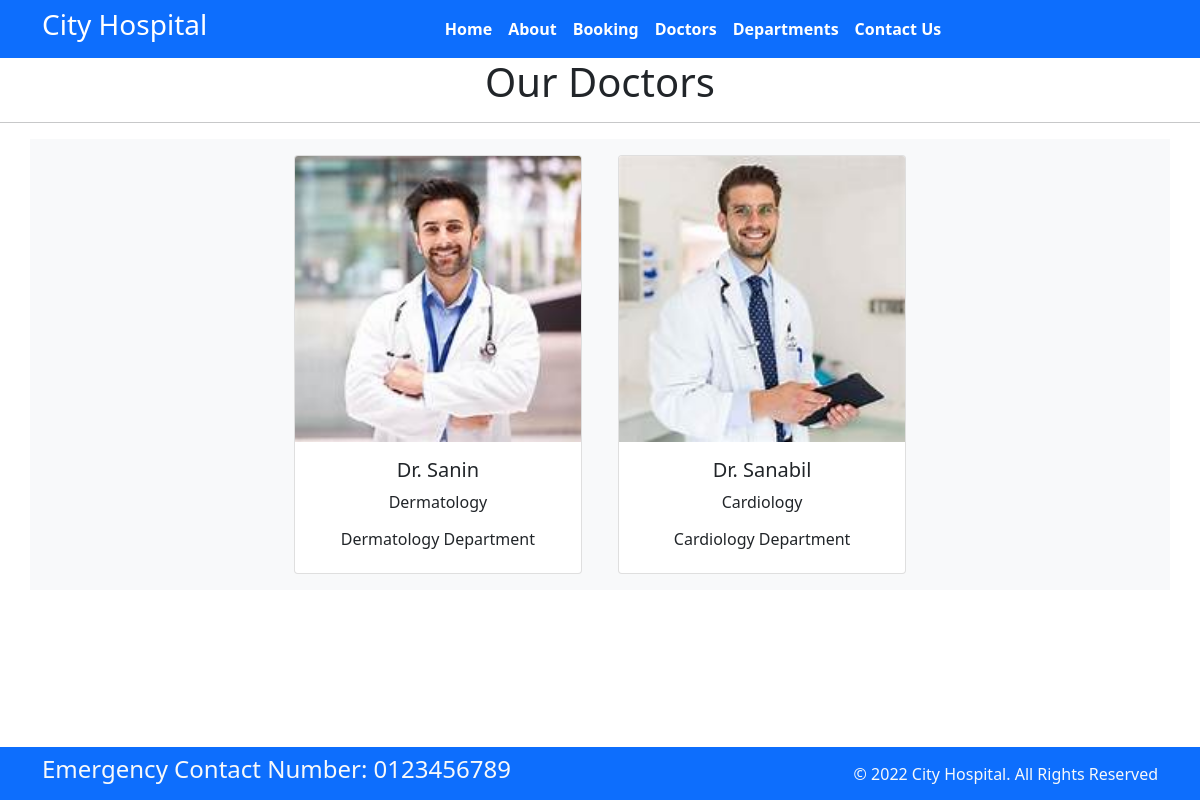
Screenshot of /docters with the database file from the repository.
### home/models.py (models this page shows, shortened)
class Docters(models.Model):
    doc_name = models.CharField(max_length=255)
    doc_spec = models.CharField(max_length=255)
    dep_name = models.ForeignKey(Department, on_delete=models.CASCADE)
    doc_image = models.ImageField(upload_to='docters')

class Department(models.Model):
    dep_name = models.CharField(max_length=100)
    dep_description = models.TextField()
    def __str__(self) :
        return self.dep_name

### home/views.py (the view)
# urls.py: path('docters',views.docters, name='docters'),
def docters(request):
    doc_details={
        'docters' : Docters.objects.all()
    }
    return render(request,'docters.html', doc_details)

### templates/docters.html (shortened to what this page needs)
{% extends 'base.html' %}
{% block content %}
  <h1 class="text-center">Our Doctors</h1>
  <hr />
  <div class="container text-center bg-light">
    {% for d in docters %}
      <div class="card text-center mx-3 my-3" style="width: 18rem; display:inline-block">
        <img src="{{ d.doc_image.url }}" class="card-img-top" alt="..." />
        <div class="card-body">
          <h5 class="card-title">Dr. {{ d.doc_name }}</h5>
          <p class="card-text">{{ d.doc_spec }}</p>
          <h6>{{ d.dep_name }} Department</h6>
        </div>
      </div>
    {% endfor %}
  </div>
{% endblock %}

### templates/base.html (shortened to what this page needs)
{% load static %}
<!DOCTYPE html>
<html>
  <head>
    <link rel="stylesheet" href=" https://cdn.jsdelivr.net/npm/bootstrap@5.1.3/dist/css/bootstrap.min.css " />
    <link rel="stylesheet" href="https://use.fontawesome.com/releases/v5.2.0/css/all.css" />
    <link rel="stylesheet" href="{% static 'css/style.css' %}" />
  </head>
  <body>
    <nav class="navbar bg-primary navbar-expand-md">
      <div class="container">
        <div class="col-2 text-left pl-md-0">
          <h3 class="text-white">City Hospital</h3>
        </div>
        <div class="collapse navbar-collapse justify-content-center col-md-8 navbar-collapse-3">
          <ul class="navbar-nav justify-content-center fw-bold">
            <li class="nav-item active">
              <a class="nav-link text-white" href="{% url 'home' %}">Home</a>
            </li>
            <li class="nav-item">
              <a class="nav-link text-white" href="{% url 'about' %}">About</a>
            </li>
            <li class="nav-item">
              <a class="nav-link text-white" href="{% url 'booking' %}">Booking</a>
            </li>
            <li class="nav-item">
              <a class="nav-link text-white" href="{% url 'docters' %}">Doctors</a>
            </li>
            <li class="nav-item">
              <a class="nav-link text-white" href="{% url 'department' %}">Departments</a>
            </li>
            <li class="nav-item">
              <a class="nav-link text-white" href="{% url 'contact' %}">Contact Us</a>
            </li>
          </ul>
        </div>
      </div>
    </nav>
{% block content %}{% endblock  %}
    <section class="fixed-bottom">
      <footer class="pt-2 pb-2 bg-primary text-light">
        <div class="container">
          <div class="row align-items-center">
            <div class="col-12 col-md-8">
              <h4>Emergency Contact Number: 0123456789</h4>
            </div>
            <div class="col-12 col-md-4 mt-4 mt-md-0 text-center text-md-end">© 2022 City Hospital. All Rights Reserved</div>
          </div>
        </div>
      </footer>
    </section>
  </body>
</html>

### rows the page displays
Docters: doc_image (picture), doc_name "Sanin", doc_spec "Dermatology", dep_name "Dermatology"
Docters: doc_image (picture), doc_name "Sanabil", doc_spec "Cardiology", dep_name "Cardiology"
